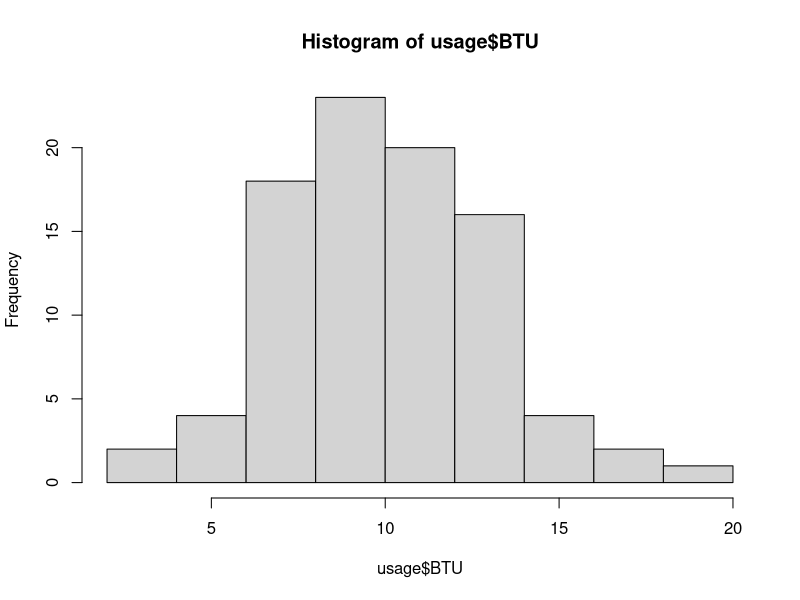
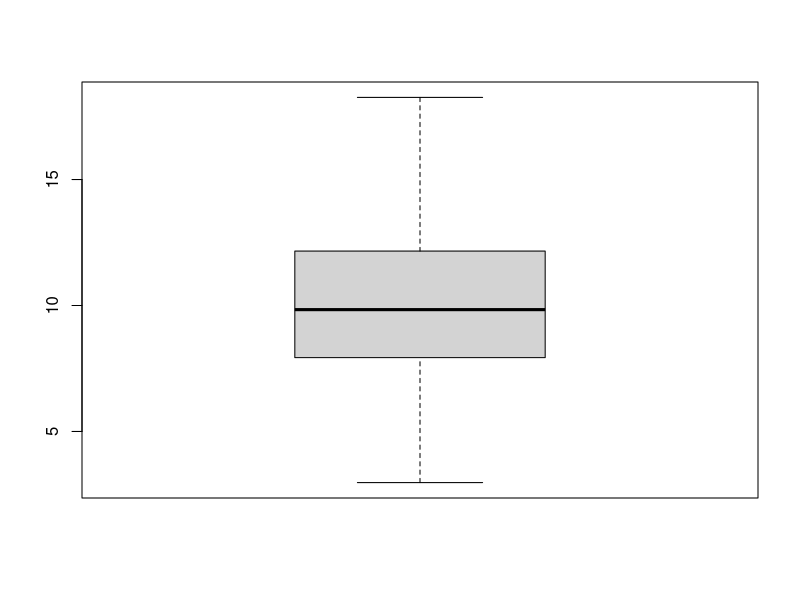

Recreate these plots in R, in order.
## ---- chunk 1
knitr::opts_chunk$set(echo = TRUE)
## ---- chunk 2
usage = read.csv('Energy_Usage.csv')
summary(usage)
sd(usage$BTU)
## ---- chunk 3
hist(usage$BTU)
stem(usage$BTU, scale = 2)
boxplot(usage)
range(usage)
range(usage)[2] - range(usage)[1]
